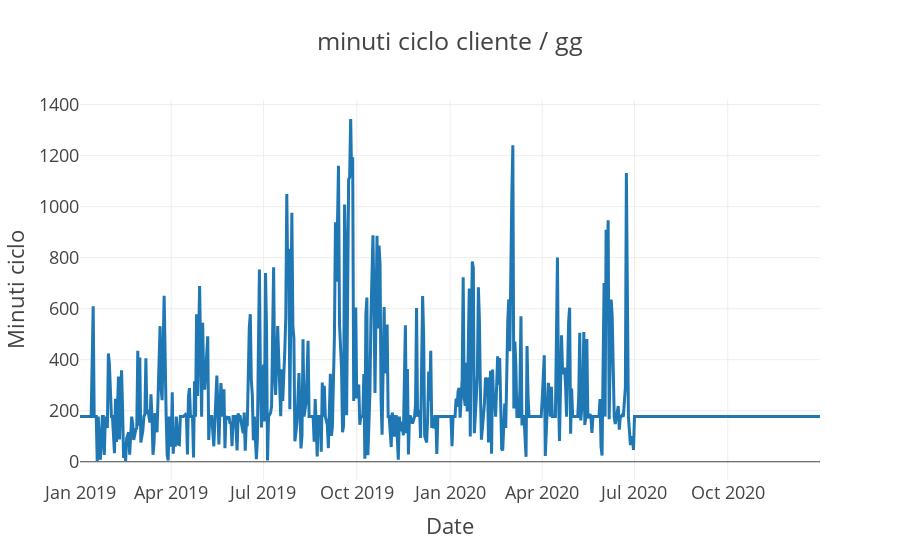

The code cell stored with this chart in its notebook:
### Code cell
# plot general efficiency
fig = px.line(df_grouped_date_cliente, x = "Date", y = "Minuti ciclo", 
              title = "minuti ciclo cliente / gg")
fig.show()

### Figure 1 — Plotly figure (JSON) as saved in the notebook; plotly's stock layout.template omitted (floating-point values rounded to 4 significant figures; data arrays with more than 128 entries replaced by an {"elided": "..."} marker saying what was removed)
{"data": [{"hovertemplate": "Date=%{x}<br>Minuti ciclo=%{y}<extra></extra>", "legendgroup": "", "line": {"color": "#1F77B4", "dash": "solid"}, "mode": "lines", "name": "", "orientation": "v", "showlegend": false, "type": "scatter", "x": {"elided": "627 str values"}, "xaxis": "x", "y": {"elided": "627 float values"}, "yaxis": "y"}], "layout": {"legend": {"tracegroupgap": 0}, "title": {"text": "minuti ciclo cliente / gg"}, "xaxis": {"anchor": "y", "domain": [0, 1], "title": {"text": "Date"}}, "yaxis": {"anchor": "x", "domain": [0, 1], "title": {"text": "Minuti ciclo"}}}}
